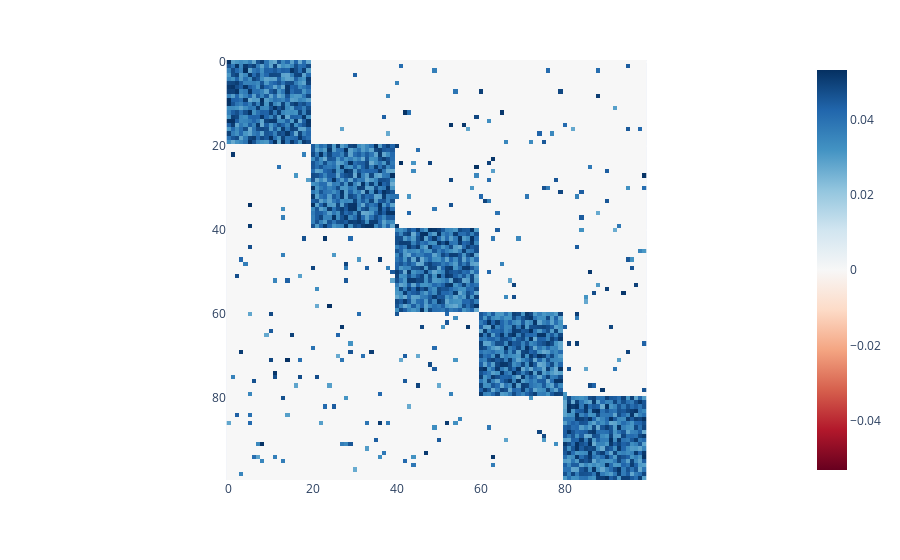

Notebook cell for this chart:
### Code cell
# Plot Phi 
max_phi = np.max(generator.phi_coefficients[:,0,:,0])
fig = px.imshow(generator.phi_coefficients[:,0,:,0],zmin=-max_phi,zmax=max_phi,color_continuous_scale='RdBu')
fig.show()

### Figure 1 — Plotly figure (JSON) as saved in the notebook; plotly's stock layout.template omitted (floating-point values rounded to 4 significant figures; data arrays with more than 128 entries replaced by an {"elided": "..."} marker saying what was removed)
{"data": [{"coloraxis": "coloraxis", "hovertemplate": "x: %{x}<br>y: %{y}<br>color: %{z}<extra></extra>", "name": "0", "type": "heatmap", "xaxis": "x", "yaxis": "y", "z": {"elided": "100x100 float values"}}], "layout": {"coloraxis": {"cmax": 0.05312, "cmin": -0.05312, "colorscale": [[0, "rgb(103,0,31)"], [0.1, "rgb(178,24,43)"], [0.2, "rgb(214,96,77)"], [0.3, "rgb(244,165,130)"], [0.4, "rgb(253,219,199)"], [0.5, "rgb(247,247,247)"], [0.6, "rgb(209,229,240)"], [0.7, "rgb(146,197,222)"], [0.8, "rgb(67,147,195)"], [0.9, "rgb(33,102,172)"], [1, "rgb(5,48,97)"]]}, "margin": {"t": 60}, "xaxis": {"anchor": "y", "constrain": "domain", "domain": [0, 1], "scaleanchor": "y"}, "yaxis": {"anchor": "x", "autorange": "reversed", "constrain": "domain", "domain": [0, 1]}}}
